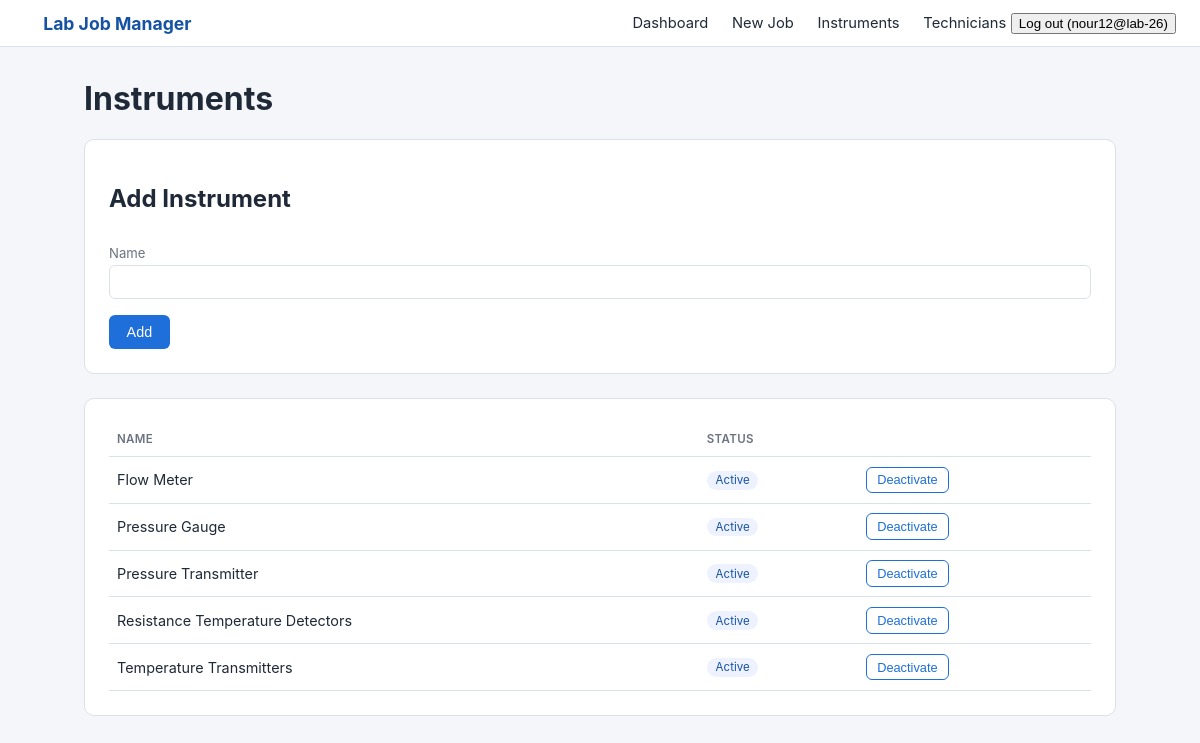
/instruments/ (signed in), run on the app's committed database.
### labmanager/models.py (models this page shows, shortened)
class User(AbstractUser):
    class Role(models.TextChoices):
        LAB_HEAD = "head", "Lab Head"
        TECHNICIAN = "technician", "Lab Technician"
    role = models.CharField(max_length=20, choices=Role.choices, default=Role.TECHNICIAN)
    @property
    def is_lab_head(self):
        return self.role == self.Role.LAB_HEAD

class Instrument(models.Model):
    name = models.CharField(max_length=150, unique=True)
    default_model = models.CharField(max_length=150, blank=True)
    default_range = models.CharField(max_length=150, blank=True)
    is_active = models.BooleanField(default=True)
    created_at = models.DateTimeField(auto_now_add=True)
    class Meta:
        ordering = ["name"]

### labmanager/views.py (the view)
# urls.py: path("instruments/", views.instrument_list, name="instrument_list"),
@login_required
@user_passes_test(is_lab_head)
def instrument_list(request):
    if request.method == "POST":
        form = InstrumentForm(request.POST)
        if form.is_valid():
            form.save()
            messages.success(request, "Instrument added.")
            return redirect("instrument_list")
    else:
        form = InstrumentForm()
    instruments = Instrument.objects.all()
    return render(request, "labmanager/instruments.html", {"form": form, "instruments": instruments})

### labmanager/forms.py
class InstrumentForm(forms.ModelForm):
    class Meta:
        model = Instrument
        fields = ["name", "default_model", "default_range"]

### labmanager/views.py (called while the page is built)
def is_lab_head(user):
    return user.is_authenticated and user.is_lab_head

### labmanager/templates/labmanager/instruments.html (shortened to what this page needs)
{% extends "labmanager/base.html" %}
{% block content %}
<h1>Instruments</h1>
<div class="card">
    <h2>Add Instrument</h2>
    <form method="post">
        <div class="row">
            <div>
                <label>Name</label>
                {{ form.name }}
            </div>
        </div>
        <button class="btn" style="margin-top:1rem;" type="submit">Add</button>
    </form>
</div>
<div class="card">
    <table>
        <thead><tr><th>Name</th><th>Status</th><th></th></tr></thead>
        <tbody>
            {% for instrument in instruments %}
            <tr>
                <td>{{ instrument.name }}</td>
                <td><span class="pill">{{ instrument.is_active|yesno:"Active,Inactive" }}</span></td>
                <td>
                    <form method="post" action="{% url 'instrument_toggle' instrument.pk %}">
                        <button class="btn secondary small" type="submit">{{ instrument.is_active|yesno:"Deactivate,Activate" }}</button>
                    </form>
                </td>
            </tr>
            {% empty %}
            <tr><td colspan="5" class="muted">No instruments yet.</td></tr>
            {% endfor %}
        </tbody>
    </table>
</div>
{% endblock %}

### labmanager/templates/labmanager/base.html (shortened to what this page needs)
{% load static %}
<!DOCTYPE html>
<html lang="en">
<head>
    <link rel="stylesheet" href="{% static 'styles.css' %}">
</head>
<body>
    <nav>
        <a class="brand" href="{% url 'dashboard' %}">Lab Job Manager</a>
        <div>
            {% if user.is_authenticated %}
                <a href="{% url 'dashboard' %}">Dashboard</a>
                {% if user.is_lab_head %}
                    <a href="{% url 'job_create' %}">New Job</a>
                    <a href="{% url 'instrument_list' %}">Instruments</a>
                    <a href="{% url 'technician_list' %}">Technicians</a>
                {% endif %}
                <form method="post" action="{% url 'logout' %}" style="display: inline;">
                    <button type="submit" class="logout-btn">
                        Log out ({{ user.username }})
                    </button>
                </form>
            {% else %}
                <a href="{% url 'login' %}">Log in</a>
                <a href="{% url 'signup' %}">Sign up</a>
            {% endif %}
        </div>
    </nav>
    <div class="container">
        {% block content %}{% endblock %}
    </div>
</body>
</html>

### labmanager/static/styles.css (style rules this page uses)
:root { --primary: #1e6fd9; --primary-dark: #1552a3; --bg: #f4f6f9; --border: #dbe1ea; --text: #1f2937; --muted: #6b7280; }
* { box-sizing: border-box; }
body { margin: 0; font-family: -apple-system, "Segoe UI", Roboto, Arial, sans-serif; background: var(--bg); color: var(--text); }
nav { background: #ffffff; border-bottom: 1px solid var(--border); padding: 0.75rem 1.5rem; display: flex; align-items: center; justify-content: space-between; }
nav .brand { font-weight: 700; color: var(--primary-dark); text-decoration: none; font-size: 1.1rem; }
nav a { color: var(--text); text-decoration: none; margin-left: 1.2rem; font-size: 0.92rem; }
.container { max-width: 1080px; margin: 2rem auto; padding: 0 1.5rem; }
.card { background: #fff; border: 1px solid var(--border); border-radius: 10px; padding: 1.5rem; margin-bottom: 1.5rem; }
h1, h2 { color: var(--text); }
table { width: 100%; border-collapse: collapse; }
th, td { text-align: left; padding: 0.6rem 0.5rem; border-bottom: 1px solid var(--border); font-size: 0.9rem; }
th { color: var(--muted); font-weight: 600; text-transform: uppercase; font-size: 0.72rem; letter-spacing: 0.03em; }
input[type=text], input[type=number], input[type=date], input[type=password], input[type=file], select, textarea { width: 100%; padding: 0.5rem 0.6rem; border: 1px solid var(--border); border-radius: 6px; font-size: 0.9rem; background: #fff; }
label { display: block; font-size: 0.82rem; color: var(--muted); margin-bottom: 0.25rem; margin-top: 0.75rem; }
.btn { display: inline-block; background: var(--primary); color: #fff; border: none; padding: 0.55rem 1.1rem; border-radius: 6px; cursor: pointer; font-size: 0.9rem; text-decoration: none; }
.btn.secondary { background: #fff; color: var(--primary); border: 1px solid var(--primary); }
.btn.small { padding: 0.3rem 0.65rem; font-size: 0.8rem; }
.row { display: flex; gap: 1rem; }
.row > div { flex: 1; }
.pill { display: inline-block; padding: 0.15rem 0.55rem; border-radius: 99px; font-size: 0.72rem; background: #eef2ff; color: var(--primary-dark); }

### data on the page
User: username "nour12@lab-26"
Instrument: name "Flow Meter", is_active "Active", is_active "Deactivate"
Instrument: name "Pressure Gauge", is_active "Active", is_active "Deactivate"
Instrument: name "Pressure Transmitter", is_active "Active", is_active "Deactivate"
Instrument: name "Resistance Temperature Detectors", is_active "Active", is_active "Deactivate"
Instrument: name "Temperature Transmitters", is_active "Active", is_active "Deactivate"
